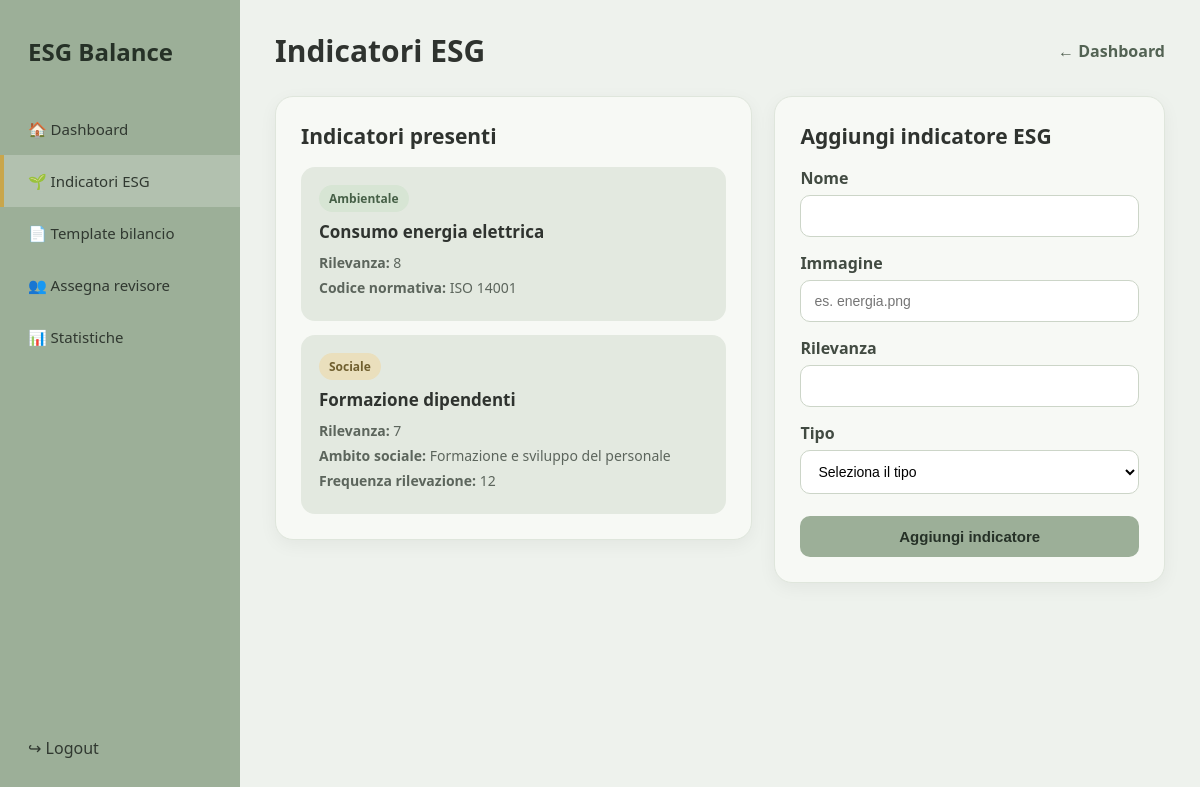
Page /admin/indicatori.php (signed in) on the committed database.
### tables this page shows
CREATE TABLE IF NOT EXISTS `indicatoreesg` (
  `id_indicatore` int(11) NOT NULL,
  `nome` varchar(100) NOT NULL,
  `immagine` varchar(255) DEFAULT NULL,
  `rilevanza` int(11) NOT NULL,
  `tipo` enum('ambientale','sociale','generale') NOT NULL DEFAULT 'generale'
);

CREATE TABLE IF NOT EXISTS `indicatoreambientale` (
  `id_indicatore` int(11) NOT NULL,
  `codice_normativa` varchar(100) NOT NULL
);

CREATE TABLE IF NOT EXISTS `indicatoresociale` (
  `id_indicatore` int(11) NOT NULL,
  `ambito_sociale` varchar(100) NOT NULL,
  `frequenza_rilevazione` varchar(50) NOT NULL
);

### admin/indicatori.php (the view, shortened to what this page needs)
<?php
require_once __DIR__ . '/../config/database.php';
$indicatori = $connessione->query(
    "SELECT
        i.id_indicatore,
        i.nome,
        i.immagine,
        i.rilevanza,
        i.tipo,
        ia.codice_normativa,
        isoc.ambito_sociale,
        isoc.frequenza_rilevazione
     FROM IndicatoreESG i
     LEFT JOIN IndicatoreAmbientale ia
        ON i.id_indicatore = ia.id_indicatore
     LEFT JOIN IndicatoreSociale isoc
        ON i.id_indicatore = isoc.id_indicatore
     ORDER BY i.id_indicatore"
);
?>
<!DOCTYPE html>
<html lang="it">
<head>
</head>
<body>
<div class="layout">
    <aside class="sidebar">
        <div>
            <div class="logo">
                ESG Balance
            </div>
            <nav class="menu">
                <a href="dashboard_admin.php">
                    🏠 Dashboard
                </a>
                <a href="indicatori.php" class="active">
                    🌱 Indicatori ESG
                </a>
                <a href="template.php">
                    📄 Template bilancio
                </a>
                <a href="assegna_revisore.php">
                    👥 Assegna revisore
                </a>
                <a href="../statistiche.php">
                    📊 Statistiche
                </a>
            </nav>
        </div>
        <div class="logout-area">
            <a href="../logout.php">
                ↪ Logout
            </a>
        </div>
    </aside>
    <main class="main">
        <div class="topbar">
            <h1>Indicatori ESG</h1>
            <a class="back-link" href="dashboard_admin.php">
                ← Dashboard
            </a>
        </div>
        <div class="content-grid">
            <div class="panel">
                <h2>Indicatori presenti</h2>
                <?php if ($indicatori && $indicatori->num_rows > 0): ?>
                    <?php while ($indicatore = $indicatori->fetch_assoc()): ?>
                        <div class="indicatore">
                            <span class="tag <?php echo htmlspecialchars($indicatore["tipo"]); ?>">
                                <?php echo ucfirst(htmlspecialchars($indicatore["tipo"])); ?>
                            </span>
                            <h3>
                                <?php echo htmlspecialchars($indicatore["nome"]); ?>
                            </h3>
                            <p>
                                <strong>Rilevanza:</strong>
                                <?php echo htmlspecialchars($indicatore["rilevanza"]); ?>
                            </p>
                            <?php if ($indicatore["tipo"] === "ambientale"): ?>
                                <p>
                                    <strong>Codice normativa:</strong>
                                    <?php echo htmlspecialchars(
                                        $indicatore["codice_normativa"] ?? ""
                                    ); ?>
                                </p>
                            <?php else: ?>
                                <p>
                                    <strong>Ambito sociale:</strong>
                                    <?php echo htmlspecialchars(
                                        $indicatore["ambito_sociale"] ?? ""
                                    ); ?>
                                </p>
                                <p>
                                    <strong>Frequenza rilevazione:</strong>
                                    <?php echo htmlspecialchars(
                                        $indicatore["frequenza_rilevazione"] ?? ""
                                    ); ?>
                                </p>
                            <?php endif; ?>
                        </div>
                    <?php endwhile; ?>
                <?php else: ?>
                    <p>Nessun indicatore presente.</p>
                <?php endif; ?>
            </div>
            <div class="panel">
                <h2>Aggiungi indicatore ESG</h2>
                <form method="post">
                    <label for="nome">
                        Nome
                    </label>
                    <input
                        type="text"
                        name="nome"
                        id="nome"
                        required
                    >
                    <label for="immagine">
                        Immagine
                    </label>
                    <input
                        type="text"
                        name="immagine"
                        id="immagine"
                        placeholder="es. energia.png"
                    >
                    <label for="rilevanza">
                        Rilevanza
                    </label>
                    <input
                        type="number"
                        name="rilevanza"
                        id="rilevanza"
                        required
                    >
                    <label for="tipo">
                        Tipo
                    </label>
                    <select
                        name="tipo"
                        id="tipo"
                        required
                        onchange="aggiornaCampi()"
                    >
                        <option value="">
                            Seleziona il tipo
                        </option>
                    </select>
                    <button type="submit">
                        Aggiungi indicatore
                    </button>
                </form>
            </div>
        </div>
    </main>
</div>
</body>
</html>

### admin/indicatori.php (style rules this page uses)
* { box-sizing: border-box; }
body { margin: 0; font-family: "Segoe UI", Arial, sans-serif; background: #eef2ed; color: #2f332f; }
.layout { display: flex; min-height: 100vh; }
.sidebar { width: 240px; background: #9caf98; padding: 35px 0 25px; display: flex; flex-direction: column; justify-content: space-between; }
.logo { padding: 0 28px 35px; font-size: 24px; font-weight: 700; color: #263127; }
.menu { display: flex; flex-direction: column; }
.menu a { text-decoration: none; color: #303830; padding: 16px 28px; display: flex; align-items: center; gap: 12px; font-size: 15px; transition: 0.2s; }
.menu a:hover, .menu a.active { background: rgba(255, 255, 255, 0.22); border-left: 4px solid #c9a64b; padding-left: 24px; }
.logout-area a { text-decoration: none; color: #303830; padding: 16px 28px; display: block; }
.main { flex: 1; padding: 30px 35px; }
.topbar { display: flex; justify-content: space-between; align-items: center; margin-bottom: 25px; }
.topbar h1 { margin: 0; font-size: 30px; }
.back-link { text-decoration: none; color: #536354; font-weight: 600; }
.content-grid { display: grid; grid-template-columns: 1.1fr 0.9fr; gap: 22px; align-items: start; }
.panel { background: #f7f9f5; border-radius: 18px; padding: 25px; border: 1px solid #dfe6dc; box-shadow: 0 5px 18px rgba(0,0,0,0.05); }
.panel h2 { margin-top: 0; font-size: 21px; }
.indicatore { background: #e3e9e0; border-radius: 14px; padding: 18px; margin-bottom: 14px; }
.indicatore:last-child { margin-bottom: 0; }
.indicatore h3 { margin: 0 0 10px; font-size: 17px; }
.indicatore p { margin: 6px 0; color: #5c655c; font-size: 14px; }
.tag { display: inline-block; padding: 5px 10px; border-radius: 20px; font-size: 12px; font-weight: 600; margin-bottom: 8px; }
.tag.ambientale { background: #d7e5d4; color: #466047; }
.tag.sociale { background: #eadfbd; color: #705f2f; }
label { display: block; font-weight: 600; margin-top: 15px; margin-bottom: 6px; color: #424b42; }
input, select { width: 100%; padding: 12px 13px; border: 1px solid #ccd5c8; border-radius: 10px; font-size: 14px; background: white; outline: none; }
button { width: 100%; margin-top: 22px; padding: 12px; border: none; border-radius: 10px; background: #9caf98; color: #263127; font-size: 15px; font-weight: 700; cursor: pointer; transition: 0.2s; }

### rows in the picture
indicatoreesg: tipo "Ambientale", nome "Consumo energia elettrica", rilevanza "8", indicatoreambientale.codice_normativa "ISO 14001"
indicatoreesg: tipo "Sociale", nome "Formazione dipendenti", rilevanza "7", indicatoresociale.ambito_sociale "Formazione e sviluppo del personale", indicatoresociale.frequenza_rilevazione "12"
